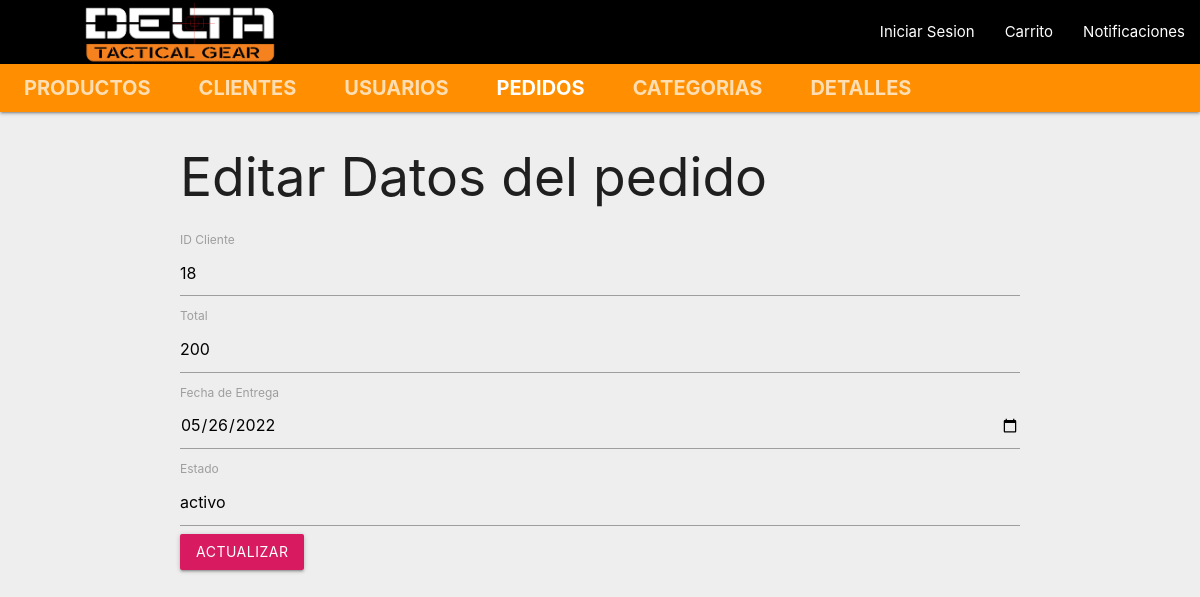
/views/pedidos/pedido_modifica.php?id=13, run on the app's committed database.
### tables this page shows
CREATE TABLE `pedidos` (
  `id` int(11) NOT NULL,
  `cliente_id` int(11) NOT NULL,
  `total` decimal(10,2) NOT NULL,
  `fecha` date NOT NULL,
  `estado` varchar(100) NOT NULL
);

### model/pedido_model.php (called while the page is built, shortened)
<?php
class Pedido_model{
    private $cliente_id;
    private $total;
    private $fecha;
    private $estado;
    function __construct( $cliente_id, $total, $fecha, $estado){
        $this->cliente_id=$cliente_id;
        $this->total=floatval($total);
        $this->fecha=$fecha;
        $this->estado = $estado;
    }
    public function getClienteId(){
        return $this->cliente_id;
    }
    public function getTotal(){
        return $this->total;
    }
    public function getFecha(){
        return $this->fecha;
    }
    public function getEstado(){
        return $this->estado;
    }
    public static function getById($id){
      $conn=getConnection();
        $t=null;
        $sql= "SELECT * FROM pedidos WHERE id=$id";
        $resultado=$conn->query($sql);
        while($fila=mysqli_fetch_array($resultado)){
            $o = new Pedido_model(
                                    $fila['cliente_id'],
                                    $fila['total'],
                                    $fila['fecha'],
                                    $fila['estado']);
        $o->id=$fila['id'];
        $t=$o;
        }
        return $t;
    }
}
?>

### views/pedidos/pedido_modifica.php (the view, shortened to what this page needs)
<?php
include_once __DIR__. '../../../model/pedido_model.php';
$pedido = Pedido_model::getById($_GET['id']);
?>
<!DOCTYPE html>
<html>
<head>
    <link rel="stylesheet" href="../../assets/css/materialize.min.css">
</head>
<body class="grey lighten-3">
<nav class="nav-extended">
    <div class="nav-wrapper black">
  <a href="/dtg_mvc/index.php" class="brand-logo"><img class="responsive-img"  src="../../assets/img/delta.png" width="250" style="margin-left:55px;"></a>
      <ul id="nav-mobile" class="right hide-on-med-and-down">
        <li><a href="sass.html">Iniciar Sesion</a></li>
        <li><a href="badges.html">Carrito</a></li>
        <li><a href="collapsible.html">Notificaciones</a></li>
      </ul>
    </div>
    <div class="nav-content amber darken-3">
      <ul class="tabs tabs-transparent">
      <li class="tab"><a style="font-size:20px" href="../../views/productos/producto.php"><b>Productos</b></a></li>
        <li class="tab"><a style="font-size:20px" href="../../views/clientes/clientes.php"><b>Clientes</b></a></li>
        <li class="tab"><a style="font-size:20px" href="../../views/usuarios/usuarios.php"><b>Usuarios</b></a></li>
        <li class="tab"><a style="font-size:20px" class="active" href="../../views/pedidos/pedidos.php"><b>Pedidos</b></a></li>
        <li class="tab"><a style="font-size:20px" href="../../views/categoria/categoria.php"><b>Categorias</b></a></li>
        <li class="tab"><a style="font-size:20px" href="../../views/detalle_pedido/detalle_pedido.php"><b>Detalles</b></a></li>
      </ul>
    </div>
  </nav>
    <div class="container">
        <h2>Editar Datos del pedido</h2>
        <form id="nuevo" name="nuevo" method="POST" action="../../controller/pedido_controller.php" autocomplete="off">
            <div class="form-group">
                <label for="cliente_id">ID Cliente</label>
                <input type="number" class="form-control" id="cliente_id" name="cliente_id" value="<?php echo $pedido->getClienteId() ?>" />
            </div>
            <div class="form-group">
                <label for="total">Total</label>
                <input type="number" class="form-control" id="total" name="total" value="<?php echo $pedido->getTotal() ?>" />
            </div>
            <div class="form-group">
                <label for="fecha">Fecha de Entrega</label>
                <input type="date" class="form-control" id="fecha" name="fecha" value="<?php echo $pedido->getFecha() ?>" />
            </div>
            <div class="form-group">
                <label for="estado">Estado</label>
                <input type="text" class="form-control" id="estado" name="estado" value="<?php echo $pedido->getEstado() ?>" />
            </div>
            <button id="guardar" name="guardar" type="submit" class="waves-effect waves-light btn  pink darken-1">Actualizar</button>
        </form>
</body>
</html>

### data on the page
pedidos: cliente_id "18", total "200", fecha "05/26/2022", estado "activo"
